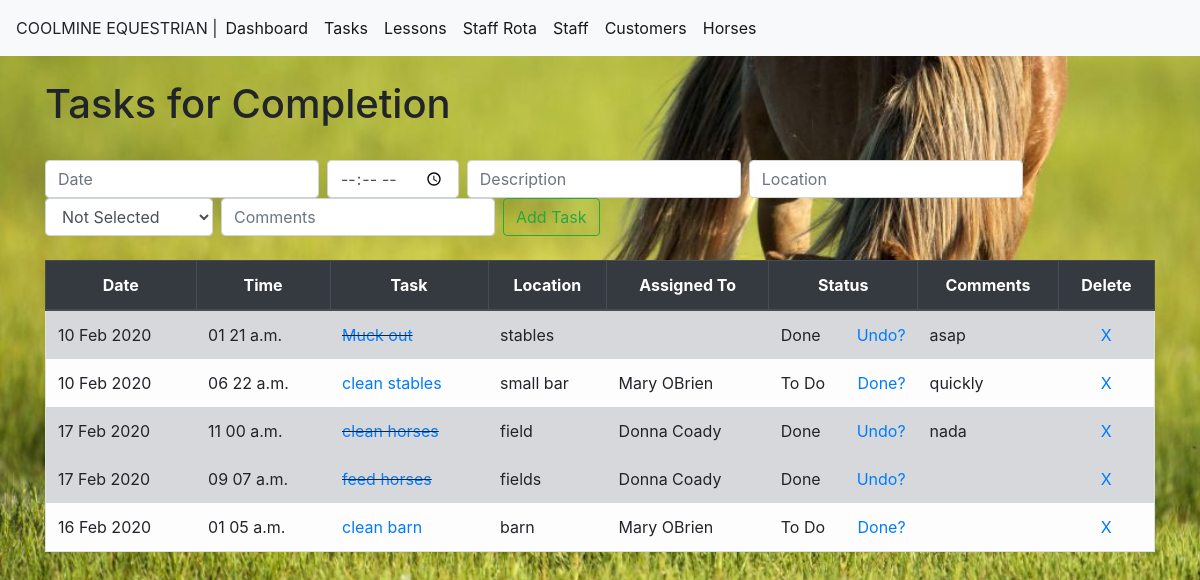
The app's page /task, older data.
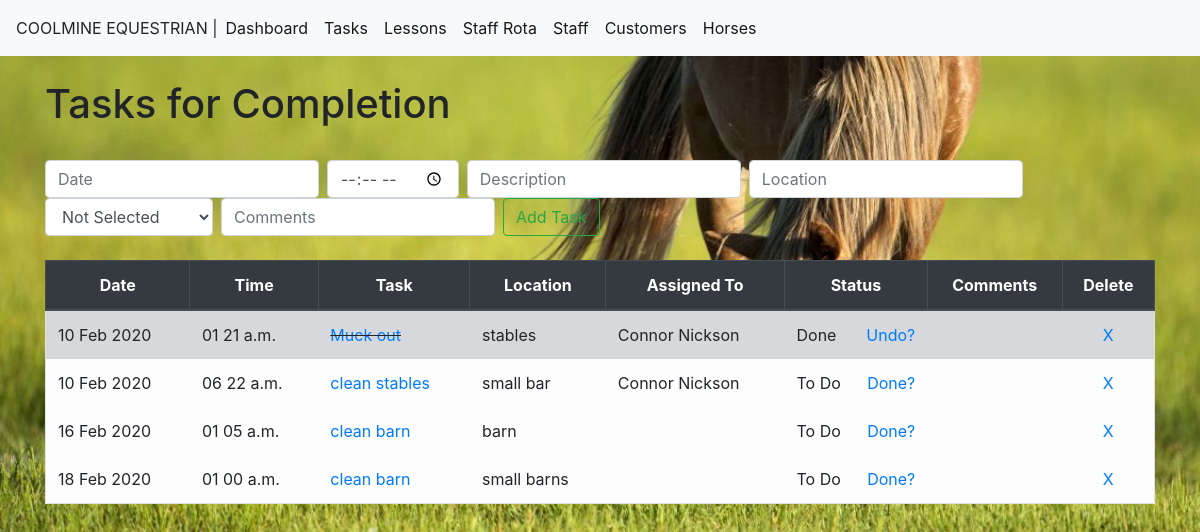
The same page, newer data.
### module_task/models.py (models this page shows, shortened)
class TaskList(models.Model):
    taskdate=models.DateField(auto_now_add=False, auto_now=False)
    tasktime=models.TimeField(auto_now_add=False, auto_now=False,blank=True,null=True)
    taskdesc = models.CharField(max_length=200)
    location= models.CharField(max_length=50)
    assingees= models.ForeignKey(StaffList,blank=True,null=True,default="staff member deleted", on_delete=models.SET_DEFAULT,limit_choices_to={'termindate': None},)
    completed = models.BooleanField(default=False)
    comments=models.CharField(max_length=100,blank=True)

class StaffList(models.Model):
    staffname= models.CharField(max_length=50)
    staffdob=models.DateField(blank=True, null=True)
    staffaddress= models.CharField(max_length=200,blank=True, null=True)
    staffemail= models.EmailField(blank=True, null=True)
    staffphone=models.CharField(max_length=30,blank=True, null=True)
    staffcontract = models.CharField(null=True,max_length=20)
    startdate=models.DateField(blank=True, null=True)
    termindate =models.DateField(blank=True, null=True)
    staffqual =models.CharField(max_length=250, blank=True,null=True)

### module_task/views.py (the view)
# urls.py: path('task',views.task, name='task'),
def task(request):
    if request.method == 'POST':
        form = TaskListForm(request.POST or None)
        form.save()
        all_tasks = TaskList.objects.all
        all_staff = StaffList.objects.all
        messages.success(request, ('Task has been successfully added!'))
        return render(request,'task.html',{'all_tasks': all_tasks,'all_staff': all_staff})
    else:
        all_tasks = TaskList.objects.all
        all_staff = StaffList.objects.all
        return render(request,'task.html',{'all_tasks': all_tasks,'all_staff': all_staff})

### module_task/templates/task.html (shortened to what this page needs)
{%extends 'base.html'%}
{% block content %}
<body>
<h1> Tasks for Completion</h1>
<form class="form-inline my-2 my-lg-0" method="POST">{% csrf_token %}
  <input class="form-control mr-sm-2" type="text" id="datepicker" placeholder="Date"  name="taskdate">
  <input class="form-control mr-sm-2" type="time" aria-label="Add" name="tasktime">
  <input class="form-control mr-sm-2" type="add" placeholder="Description" aria-label="Add" name="taskdesc">
  <input class="form-control mr-sm-2" type="add" placeholder="Location" aria-label="Add" name="location">
  <select class="form-control mr-sm-2" name="assingees">
    <option value="" selected="selected">Not Selected</option>
   </select>
  <input class="form-control mr-sm-2" type="add" placeholder="Comments" aria-label="Add" name="comments">
  <button class="btn btn-outline-success my-2 my-sm-0" type="submit">Add Task</button>
</form>
  {% if all_tasks %}
  <table class="table table-bordered">
    <thead class="thead-dark">
      <tr>
        <th scope="col">Date</th>
        <th scope="col">Time</th>
        <th scope="col">Task</th>
        <th scope="col">Location</th>
        <th scope="col">Assigned To</th>
        <th scope="col">Status</th>
        <th scope="col">Comments</th>
        <th scope="col">Delete</th>
      </tr>
    </thead>
    <tbody>
      {% for tasks in all_tasks %}
        {% if tasks.completed %}
          <tr class="table table-secondary table-borderless">
            <td> {{tasks.taskdate|date:"d M Y"}} </td>
            <td> {{tasks.tasktime|time:"h i a"}} </td>
            <td class="strikethru"><a href="{% url 'edittask' tasks.id %}"> {{tasks.taskdesc}}</a> </td>
            <td> {{tasks.location}} </td>
            <td> {{tasks.assingees.staffname}} </td>
            <td> Done<a href="{% url 'markincomplete' tasks.id %}" style="float: right">Undo?</a></td>
            <td> {{tasks.comments}} </td>
            <td><center> <a href="{% url 'delete' tasks.id %}">X</a></center> </td>
          </tr>
        {% else %}
            <tr class="table table-borderless table-light" border-color>
              <td> {{tasks.taskdate|date:"d M Y"}} </td>
              <td> {{tasks.tasktime|time:"h i a"}} </td>
              <td> <a href="{% url 'edittask' tasks.id %}">{{tasks.taskdesc}}</a> </td>
              <td> {{tasks.location}} </td>
              <td> {{tasks.assingees.staffname}} </td>
              <td> To Do <a href="{% url 'markcomplete' tasks.id %}"style="float: right">Done?</a> </td>
              <td> {{tasks.comments}} </td>
              <td><center> <a href="{% url 'delete' tasks.id %}">X</a></center> </td>
            </tr>
        {% endif %}
      {% endfor %}
    </tbody>
  </table>
  {% endif %}
</body>
{% endblock %}

### module_task/templates/base.html (shortened to what this page needs)
{% load static %}
<!doctype html>
<html lang="en">
  <head>
    <link rel="stylesheet" href="https://stackpath.bootstrapcdn.com/bootstrap/4.3.1/css/bootstrap.min.css">
    <link rel="stylesheet" href="{% static 'css/style.css' %}">
    <link rel="stylesheet" href="{% static 'js/jquery-ui-1.12.1/jquery-ui.min.css' %}">
    <link rel="stylesheet" href="{% static 'js/jquery-ui-1.12.1/jquery-ui.structure.min.css' %}">
    <link rel="stylesheet" href="{% static 'js/jquery-ui-1.12.1/jquery-ui.theme.min.css' %}">  <link rel="stylesheet" href="//code.jquery.com/ui/1.12.1/themes/base/jquery-ui.css">
  <body>
        <nav class="navbar navbar-expand-lg navbar-light bg-light >
          <a class="navbar-brand" >COOLMINE EQUESTRIAN        |  </a>
                <div class="collapse navbar-collapse" id="navbarSupportedContent">
                  <ul class="navbar-nav mr-auto">
                    <li class="nav-item active">
                      <a class="nav-link" href="/">Dashboard <span class="sr-only">(current)</span></a>
                    </li>
                    <li class="nav-item active">
                      <a class="nav-link" href="{% url 'task' %}">Tasks</a>
                    </li>
                      <li class="nav-item active">
                      <a class="nav-link" href="{% url 'lessons' %}">Lessons</a>
                    </li>
                      <li class="nav-item active">
                      <a class="nav-link" href="{% url 'rota' %}">Staff Rota</a>
                    </li>
                      <li class="nav-item active">
                      <a class="nav-link" href="{% url 'staff' %}">Staff</a>
                    </li>
                    <li class="nav-item active">
                      <a class="nav-link" href="{% url 'people' %}">Customers</a>
                    </li>
                    <li class="nav-item active">
                      <a class="nav-link" href="{% url 'horses' %}">Horses</a>
                    </li>
                  </ul>
                </div>
              </nav>
    <div class="container">
    {% block content %}
    {% endblock %}
    </div>

### static/css/style.css (style rules this page uses)
.strikethru { text-decoration: line-through; }
th { text-align: center; }
body { background-image: url( '../images/grasshorse.jpg' ); background-repeat: no-repeat; background-size: cover }

Row changes from the older to the newer data that the page shows:
removed TaskList: taskdate "17 Feb 2020", tasktime "11 00 a.m.", taskdesc "clean horses", location "field", assingees.staffname "Donna Coady", comments "nada"
removed TaskList: taskdate "17 Feb 2020", tasktime "09 07 a.m.", taskdesc "feed horses", location "fields", assingees.staffname "Donna Coady"
changed TaskList "Muck out": assingees.staffname (not shown) → "Connor Nickson"; comments "asap" → (not shown)
changed TaskList "clean stables": assingees.staffname "Mary OBrien" → "Connor Nickson"; comments "quickly" → (not shown)
changed TaskList "16 Feb 2020": assingees.staffname "Mary OBrien" → (not shown)
added TaskList: taskdate "18 Feb 2020", tasktime "01 00 a.m.", taskdesc "clean barn", location "small barns"
